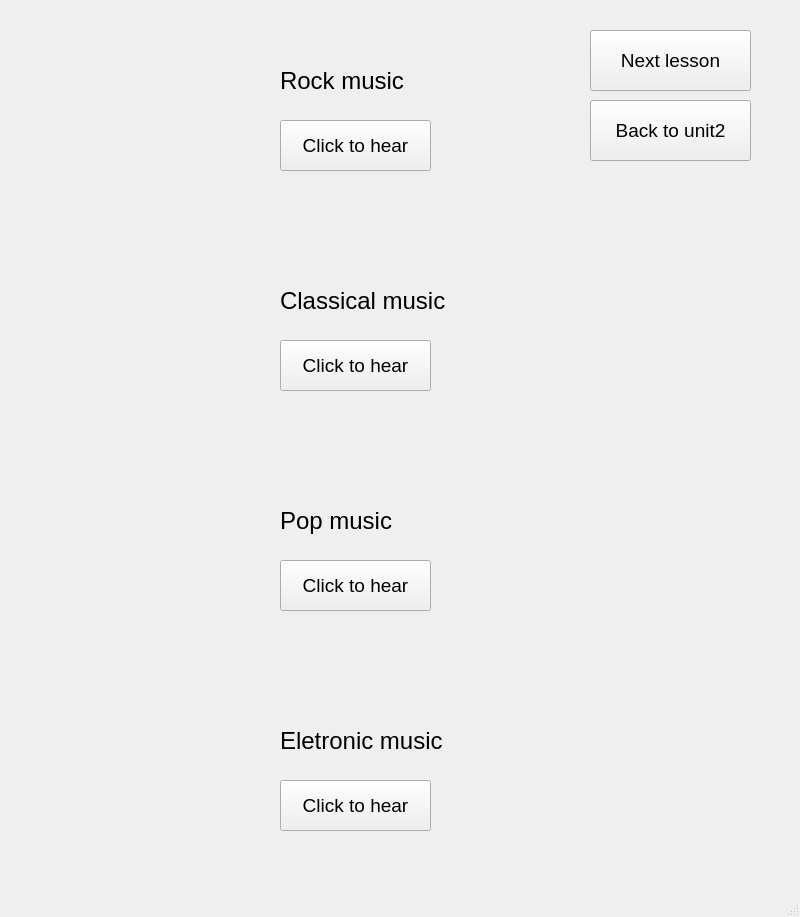
<?xml version="1.0" encoding="UTF-8"?>
<ui version="4.0">
 <class>MainWindow</class>
 <widget class="QMainWindow" name="MainWindow">
  <property name="geometry">
   <rect>
    <x>0</x>
    <y>0</y>
    <width>800</width>
    <height>917</height>
   </rect>
  </property>
  <property name="windowTitle">
   <string>MainWindow</string>
  </property>
  <widget class="QWidget" name="centralwidget">
   <widget class="QLabel" name="label">
    <property name="geometry">
     <rect>
      <x>30</x>
      <y>10</y>
      <width>221</width>
      <height>191</height>
     </rect>
    </property>
    <property name="text">
     <string/>
    </property>
    <property name="pixmap">
     <pixmap>../PTI picture SPCK/rockmusic.jfif</pixmap>
    </property>
    <property name="scaledContents">
     <bool>true</bool>
    </property>
   </widget>
   <widget class="QLabel" name="label_3">
    <property name="geometry">
     <rect>
      <x>280</x>
      <y>50</y>
      <width>151</width>
      <height>61</height>
     </rect>
    </property>
    <property name="font">
     <font>
      <pointsize>18</pointsize>
     </font>
    </property>
    <property name="text">
     <string>Rock music</string>
    </property>
   </widget>
   <widget class="QPushButton" name="pushButton">
    <property name="geometry">
     <rect>
      <x>280</x>
      <y>120</y>
      <width>151</width>
      <height>51</height>
     </rect>
    </property>
    <property name="font">
     <font>
      <pointsize>14</pointsize>
     </font>
    </property>
    <property name="text">
     <string>Click to hear</string>
    </property>
   </widget>
   <widget class="QPushButton" name="pushButton_2">
    <property name="geometry">
     <rect>
      <x>280</x>
      <y>340</y>
      <width>151</width>
      <height>51</height>
     </rect>
    </property>
    <property name="font">
     <font>
      <pointsize>14</pointsize>
     </font>
    </property>
    <property name="text">
     <string>Click to hear</string>
    </property>
   </widget>
   <widget class="QLabel" name="label_2">
    <property name="geometry">
     <rect>
      <x>30</x>
      <y>230</y>
      <width>221</width>
      <height>191</height>
     </rect>
    </property>
    <property name="text">
     <string/>
    </property>
    <property name="pixmap">
     <pixmap>../PTI picture SPCK/classicalmusic.jpeg</pixmap>
    </property>
    <property name="scaledContents">
     <bool>true</bool>
    </property>
   </widget>
   <widget class="QLabel" name="label_4">
    <property name="geometry">
     <rect>
      <x>280</x>
      <y>270</y>
      <width>201</width>
      <height>61</height>
     </rect>
    </property>
    <property name="font">
     <font>
      <pointsize>18</pointsize>
     </font>
    </property>
    <property name="text">
     <string>Classical music</string>
    </property>
   </widget>
   <widget class="QLabel" name="label_5">
    <property name="geometry">
     <rect>
      <x>280</x>
      <y>490</y>
      <width>141</width>
      <height>61</height>
     </rect>
    </property>
    <property name="font">
     <font>
      <pointsize>18</pointsize>
     </font>
    </property>
    <property name="text">
     <string>Pop music</string>
    </property>
   </widget>
   <widget class="QLabel" name="label_6">
    <property name="geometry">
     <rect>
      <x>30</x>
      <y>450</y>
      <width>221</width>
      <height>191</height>
     </rect>
    </property>
    <property name="text">
     <string/>
    </property>
    <property name="pixmap">
     <pixmap>../PTI picture SPCK/popmusic.webp</pixmap>
    </property>
    <property name="scaledContents">
     <bool>true</bool>
    </property>
   </widget>
   <widget class="QPushButton" name="pushButton_3">
    <property name="geometry">
     <rect>
      <x>280</x>
      <y>560</y>
      <width>151</width>
      <height>51</height>
     </rect>
    </property>
    <property name="font">
     <font>
      <pointsize>14</pointsize>
     </font>
    </property>
    <property name="text">
     <string>Click to hear</string>
    </property>
   </widget>
   <widget class="QLabel" name="label_7">
    <property name="geometry">
     <rect>
      <x>280</x>
      <y>710</y>
      <width>211</width>
      <height>61</height>
     </rect>
    </property>
    <property name="font">
     <font>
      <pointsize>18</pointsize>
     </font>
    </property>
    <property name="text">
     <string>Eletronic music</string>
    </property>
   </widget>
   <widget class="QPushButton" name="pushButton_4">
    <property name="geometry">
     <rect>
      <x>280</x>
      <y>780</y>
      <width>151</width>
      <height>51</height>
     </rect>
    </property>
    <property name="font">
     <font>
      <pointsize>14</pointsize>
     </font>
    </property>
    <property name="text">
     <string>Click to hear</string>
    </property>
   </widget>
   <widget class="QLabel" name="label_8">
    <property name="geometry">
     <rect>
      <x>30</x>
      <y>670</y>
      <width>221</width>
      <height>191</height>
     </rect>
    </property>
    <property name="text">
     <string/>
    </property>
    <property name="pixmap">
     <pixmap>../PTI picture SPCK/eletronicmusic.webp</pixmap>
    </property>
    <property name="scaledContents">
     <bool>true</bool>
    </property>
   </widget>
   <widget class="QPushButton" name="pushButton_5">
    <property name="geometry">
     <rect>
      <x>590</x>
      <y>100</y>
      <width>161</width>
      <height>61</height>
     </rect>
    </property>
    <property name="font">
     <font>
      <pointsize>14</pointsize>
     </font>
    </property>
    <property name="text">
     <string>Back to unit2</string>
    </property>
   </widget>
   <widget class="QPushButton" name="pushButton_7">
    <property name="geometry">
     <rect>
      <x>590</x>
      <y>30</y>
      <width>161</width>
      <height>61</height>
     </rect>
    </property>
    <property name="font">
     <font>
      <pointsize>14</pointsize>
     </font>
    </property>
    <property name="text">
     <string>Next lesson</string>
    </property>
   </widget>
  </widget>
  <widget class="QMenuBar" name="menubar">
   <property name="geometry">
    <rect>
     <x>0</x>
     <y>0</y>
     <width>800</width>
     <height>26</height>
    </rect>
   </property>
  </widget>
  <widget class="QStatusBar" name="statusbar"/>
 </widget>
 <resources/>
 <connections/>
</ui>
